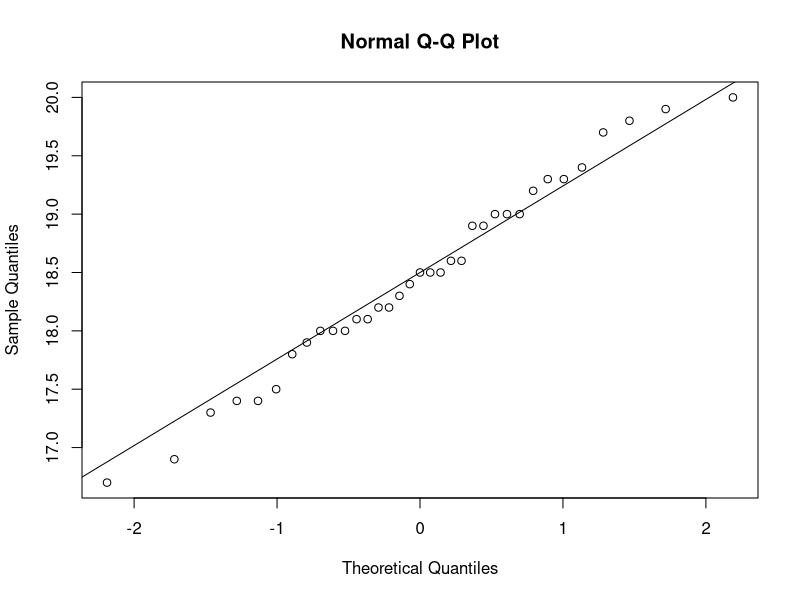
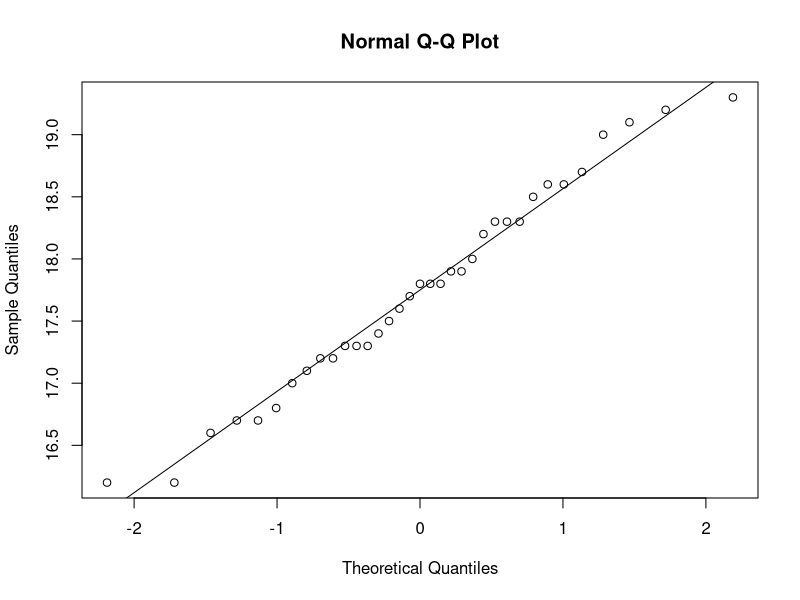
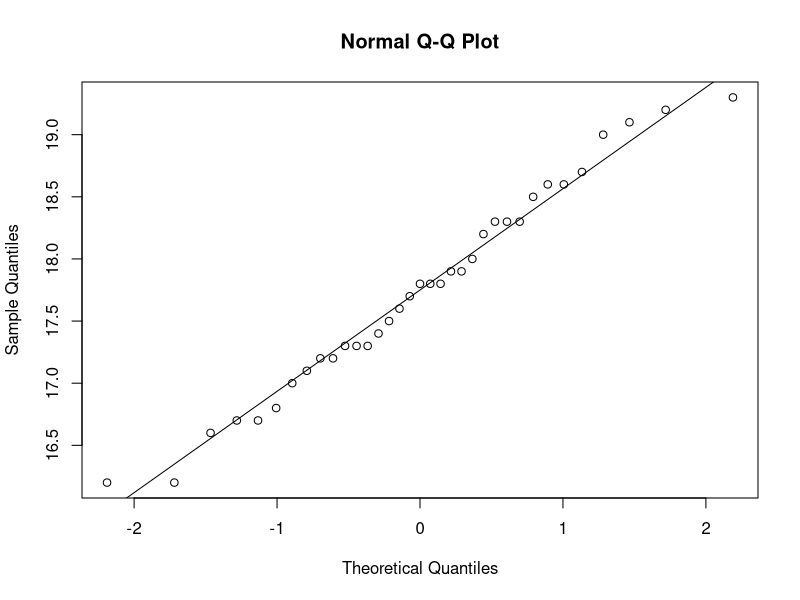
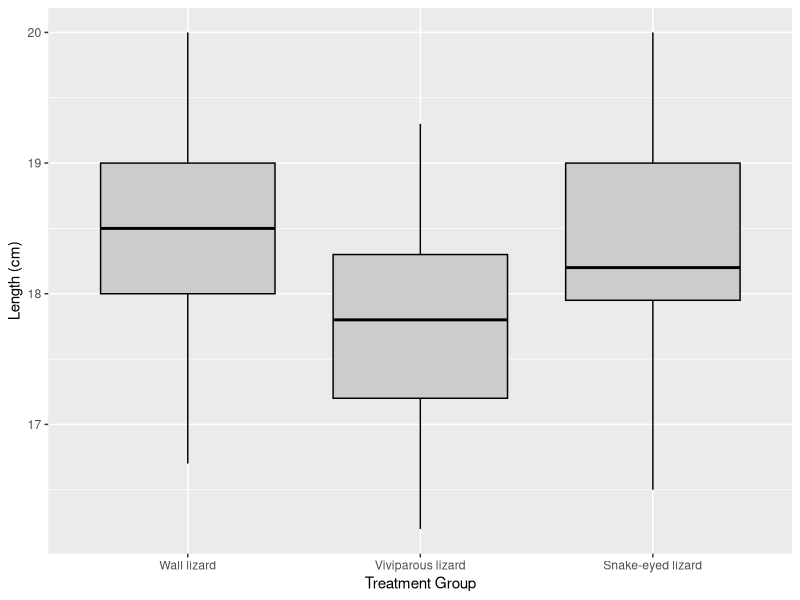

Source code (R) for these figures, in order:
#======================== One Way Anova / Single Factor Anova ====================
#Data of replites (lizards)
#We measured the length of each species of lizards from snout to tail
#We want to check if the length of species are different

dataoneway <- read.table("onewayanova.txt",h=T)
View(dataoneway)
attach(dataoneway)
#The attach() function in R can be used to make objects within dataframes accessible in R with fewer keystrokes. 
#As an example: if you wish to call a mean fucntion on a column withing a dataframe, you can use mean(<column name>)
#after you attach the dataframe

#Lets see what all columns we have in our dataset
names(dataoneway)

#Assumption 1: All samples are independent, and collected in >2 independent categorical groups
#set as categorical factors
dataoneway$Group <- as.factor(dataoneway$Group)
#Label each categorical factor
dataoneway$Group = factor(dataoneway$Group,labels = c("Wall lizard", "Viviparous lizard", "Snake-eyed lizard"))
#Check the class of 'Group' variable
class(dataoneway$Group)

#Assumption 2: Dependent variable is continuous

#Assumption 3: Normal distributions of each group, no major outliers

Group1 <- subset(dataoneway, Group == "Wall lizard")
Group2 <- subset(dataoneway, Group == "Viviparous lizard")
Group3 <- subset(dataoneway, Group == "Snake-eyed lizard")

#You check if there are any major outliers or not and the data is noramally distributed or not
#Coz if this assumption 3 does not holds true, you use some other test and not this one
qqnorm(Group1$Length)
qqline(Group1$Length)

qqnorm(Group2$Length)
qqline(Group2$Length)

qqnorm(Group2$Length)
qqline(Group2$Length)

#Assumption 4: Homogeneneity of variances
#Homogeneneity (basically variance of the groups) can be tested using barlett test
bartlett.test(Length ~ Group, data = dataoneway)
#output: Bartlett's K-squared = 0.43292, df = 2, p-value = 0.8054
#If the p value of this test is high (higher than 0.05), then we fail to reject the null hypothesis
#i.e. we can say that the variances of all the groups are equal.



#########################################################################

#One Way ANOVA - Test if the means of the k populations are equal
#We look at the lenght of each individual vs the Group (species)
model1 = lm(Length ~ Group, data = dataoneway)
anova(model1)
#Interpret Output: If the p-value is less than 0.05, then we reject the null hypothesis
#i.e. there is a difference between the lenght between three species
#However we do not know yet which species are longer or smaller.. we do not know

#So to check which species are different from one another, we use the below Post-hoc test
#Post-hoc test TukeyHSD - Test which of the groups have different means
TukeyHSD(aov(model1))
#Interpret Output: 
#This test will give the difference of lenght with respect to each species
#At the last column, check the p-value (p adj). 
#If p-value is less than 0.05, their lengths are different
#If p-value is larger than 0.05, their lenghts are the same
 
#########################################################################


#Data visualisation

#install.packages("ggplot2")
library("ggplot2")

ggplot(dataoneway, aes(x = Group, y = Length)) +
  geom_boxplot(fill = "grey80", colour = "black") +
  scale_x_discrete() + xlab("Treatment Group") +
  ylab("Length (cm)")







